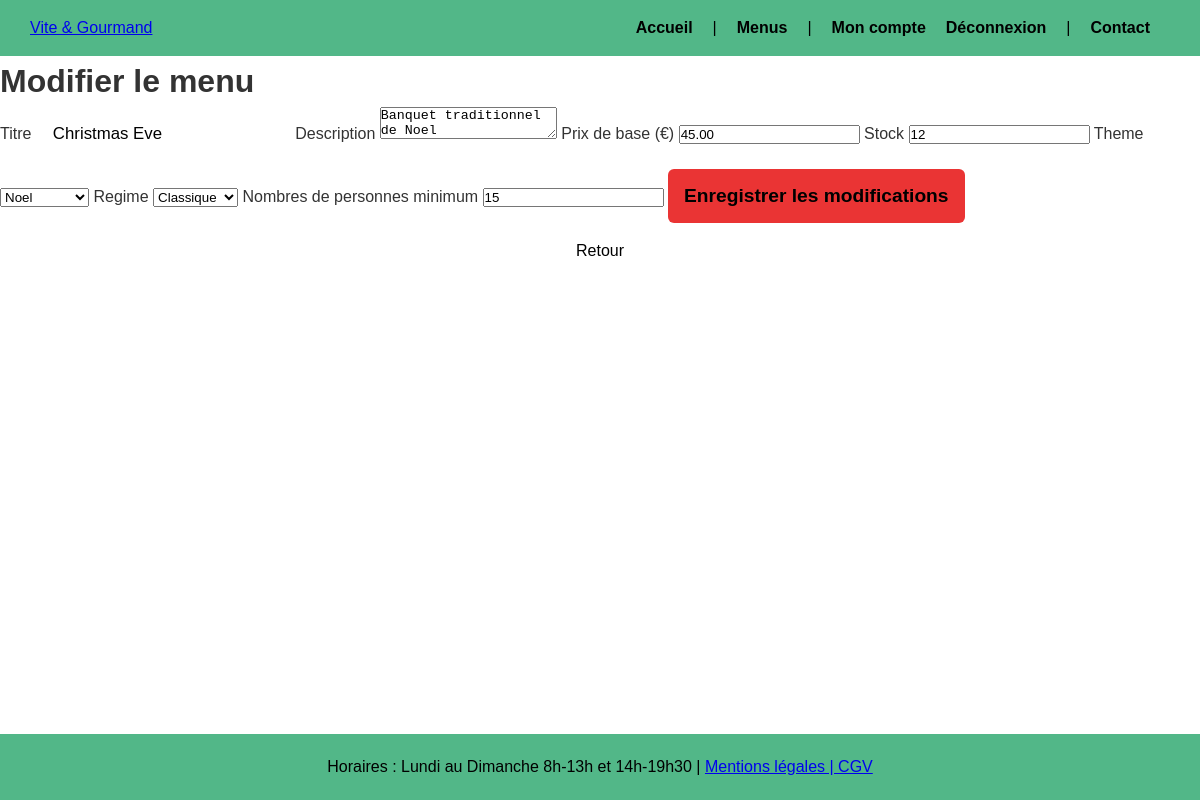
Page /pages/modifier_menu.php?id=1 (signed in) on the committed database.
### tables this page shows
CREATE TABLE MENU (
    id INT PRIMARY KEY AUTO_INCREMENT,
    titre VARCHAR(150) NOT NULL,
    description TEXT,
    theme ENUM('noel','paques','vegetarien','evenement','romantique') NOT NULL,
    regime ENUM('vegetarien','vegan','classique') DEFAULT 'classique',
    nb_personnes_min INT NOT NULL,
    prix_base DECIMAL(10,2) NOT NULL,
    stock INT DEFAULT 0,
    created_at DATETIME DEFAULT CURRENT_TIMESTAMP
);

### pages/modifier_menu.php (the view, shortened to what this page needs)
<?php
require_once '../config/database.php';
class ModifierMenu
{
    private PDO $pdo;
    private int $menuId;
    public function __construct(PDO $pdo, int $menuId)
    {
        $this->pdo = $pdo;
        $this->menuId = $menuId;
    }
    public function getMenu(): array
    {
        $stmt = $this->pdo->prepare(
            'SELECT id, titre, description, prix_base, stock, theme, regime, nb_personnes_min
            FROM menu WHERE id = :id'
        );
        $stmt->execute([':id' => $this->menuId]);
        return $stmt->fetch(PDO::FETCH_ASSOC) ?: [];
    }
}
class ModifierMenuPage
{
    private ModifierMenu $modifierMenu;
    public function __construct(PDO $pdo, int $menuId)
    {
        $this->modifierMenu = new ModifierMenu($pdo, $menuId);
    }
    public function handleRequest(): void
    {
        if ($_SERVER['REQUEST_METHOD'] !== 'POST') return;
    }
    public function render(): void
    {
        $menu = $this->modifierMenu->getMenu   ();
        include 'includes/site_top.php';
        ?>
<main>
    <h1>Modifier le menu</h1>
    <form method="POST">
        <label>Titre</label>
        <input type="text" name="titre" value="<?= htmlspecialchars($menu['titre']) ?>" required>
        <label>Description</label>
        <textarea name="description" required><?= htmlspecialchars($menu['description']) ?></textarea>
        <label>Prix de base (€)</label>
        <input type="number" step="1" name="prix_base" value="<?= $menu['prix_base'] ?>" required>
        <label>Stock</label>
        <input type="number" name="stock" value="<?= $menu['stock'] ?>" required>
        <label>Theme</label>
        <select name="theme">
            <option value="noel" <?= $menu['theme'] === 'noel' ? 'selected' : '' ?>>Noel</option>
        </select>
        <label>Regime</label>
        <select name="regime">
            <option value="classique" <?= $menu['regime'] === 'classique' ? 'selected' : '' ?>>Classique</option>
        </select>
        <label>Nombres de personnes minimum</label>
        <input type="number" name="nb_personnes_min" value="<?= $menu['nb_personnes_min'] ?>" required>
        <button type="submit">Enregistrer les modifications</button>
        <a href="<?php
        $back = 'menu.php';
        echo $back;
    ?>">Retour</a>
    </form>
</main>
<?php include 'includes/site_bottom.php' ;
    }
}
$menuId = filter_input(INPUT_GET, 'id', FILTER_VALIDATE_INT);
$page = new ModifierMenuPage($pdo, $menuId);
$page->handleRequest();
$page->render();

### public/css/style.css (style rules this page uses)
* { margin: 0; padding: 0; box-sizing: border-box; }
body { font-family: 'Open Sans', sans-serif; background-color: #FFFFFF; color: #333; }

### public/css/index.css (style rules this page uses)
* { box-sizing: border-box; }
html, body { height: 100vh !important; min-height: 100vh !important; margin: 0 !important; padding: 0 !important; display: flex !important; flex-direction: column !important; }
main, .container { flex: 1 !important; width: 100% !important; }

### public/css/css_global.css (style rules this page uses)
main input[type="text"], main input[type="email"], main input[type="password"] { padding: 14px 16px; border: 1px solid #ffffff; border-radius: 6px; font-size: 1.05rem; transition: all 0.3s; }
main button[type="submit"] { padding: 16px; font-size: 1.2rem; font-weight: bold; border: none; border-radius: 6px; cursor: pointer; margin-top: 10px; transition: all 0.3s; }
main button[type="submit"] { background-color: #ea3434; color: black; }
main a { color: black; text-decoration: none; font-weight: 500; text-align: center; display: block; margin-top: 15px; }
body { font-family: Arial, Helvetica, sans-serif; background-color: #ffffff; margin: 0; padding: 20px; line-height: 1.6; }

### rows in the picture
menu: titre "Christmas Eve", description "Banquet traditionnel de Noel", prix_base "45.00", stock "12", theme "Noel", regime "Classique", nb_personnes_min "15"

### other values in the picture
$this->hours "Lundi au Dimanche 8h-13h et 14h-19h30"
